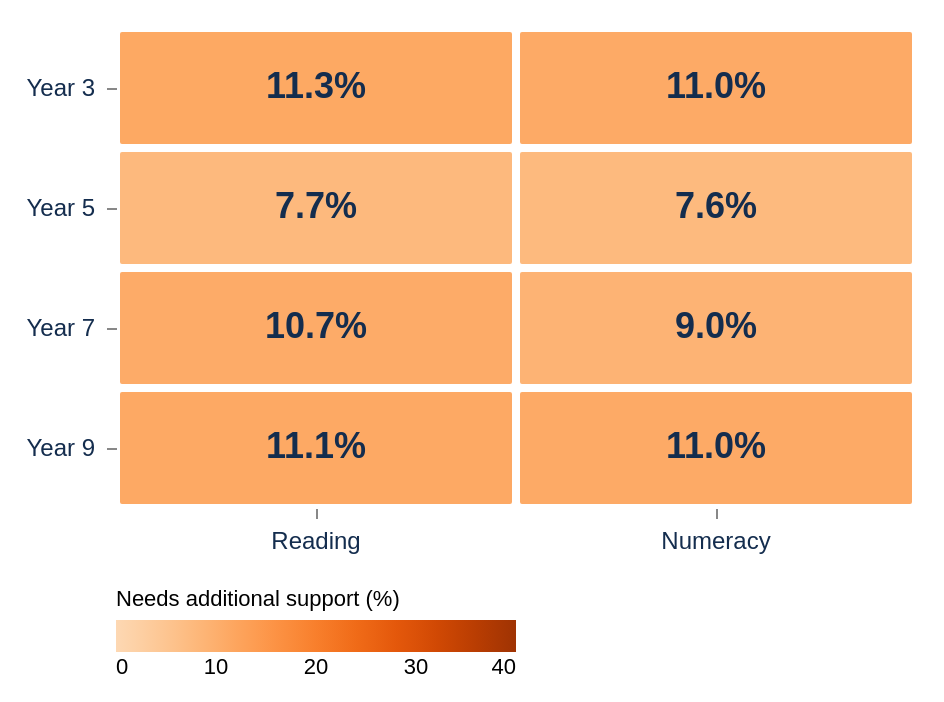

This figure's Vega-Lite source:
### Vega-Lite specification from a JSON file in a GitHub repository (floating-point values rounded to 4 significant figures)
{"$schema": "https://vega.github.io/schema/vega-lite/v5.json", "background": "transparent", "padding": 12, "config": {"font": "Arial", "view": {"stroke": null}, "axis": {"labelFontSize": 12, "titleFontSize": 12, "titleFontWeight": "normal", "labelColor": "#142d4e", "titleColor": "#142d4e", "domain": false, "gridColor": "#e2eaf3", "labelPadding": 6, "titlePadding": 12}, "legend": {"orient": "bottom", "titleLimit": 300, "labelLimit": 220, "labelFontSize": 11, "titleFontSize": 11, "titleFontWeight": "normal"}, "title": {"anchor": "start", "fontSize": 14, "color": "#142d4e"}}, "width": 400, "height": 240, "data": {"values": [{"gradeLabel": "Year 3", "domain": "Reading", "support": 11.26, "label": "11.3%"}, {"gradeLabel": "Year 3", "domain": "Numeracy", "support": 10.96, "label": "11.0%"}, {"gradeLabel": "Year 5", "domain": "Reading", "support": 7.726, "label": "7.7%"}, {"gradeLabel": "Year 5", "domain": "Numeracy", "support": 7.644, "label": "7.6%"}, {"gradeLabel": "Year 7", "domain": "Reading", "support": 10.68, "label": "10.7%"}, {"gradeLabel": "Year 7", "domain": "Numeracy", "support": 8.997, "label": "9.0%"}, {"gradeLabel": "Year 9", "domain": "Reading", "support": 11.11, "label": "11.1%"}, {"gradeLabel": "Year 9", "domain": "Numeracy", "support": 10.96, "label": "11.0%"}]}, "encoding": {"x": {"field": "domain", "type": "nominal", "title": null, "sort": ["Reading", "Numeracy"], "axis": {"labelAngle": 0}}, "y": {"field": "gradeLabel", "type": "ordinal", "title": null, "sort": ["Year 3", "Year 5", "Year 7", "Year 9"]}}, "layer": [{"mark": {"type": "rect", "stroke": "#ffffff", "strokeWidth": 4, "cornerRadius": 3}, "encoding": {"color": {"field": "support", "type": "quantitative", "title": "Needs additional support (%)", "scale": {"scheme": "oranges", "domain": [0, 40], "clamp": true}}, "tooltip": [{"field": "gradeLabel", "title": "Year level"}, {"field": "domain", "title": "Subject"}, {"field": "support", "title": "Needs additional support (%)", "format": ".1f"}]}}, {"mark": {"type": "text", "fontSize": 18, "fontWeight": "bold"}, "encoding": {"text": {"field": "label"}, "color": {"condition": {"test": "datum.support >= 28", "value": "white"}, "value": "#142d4e"}}}]}
